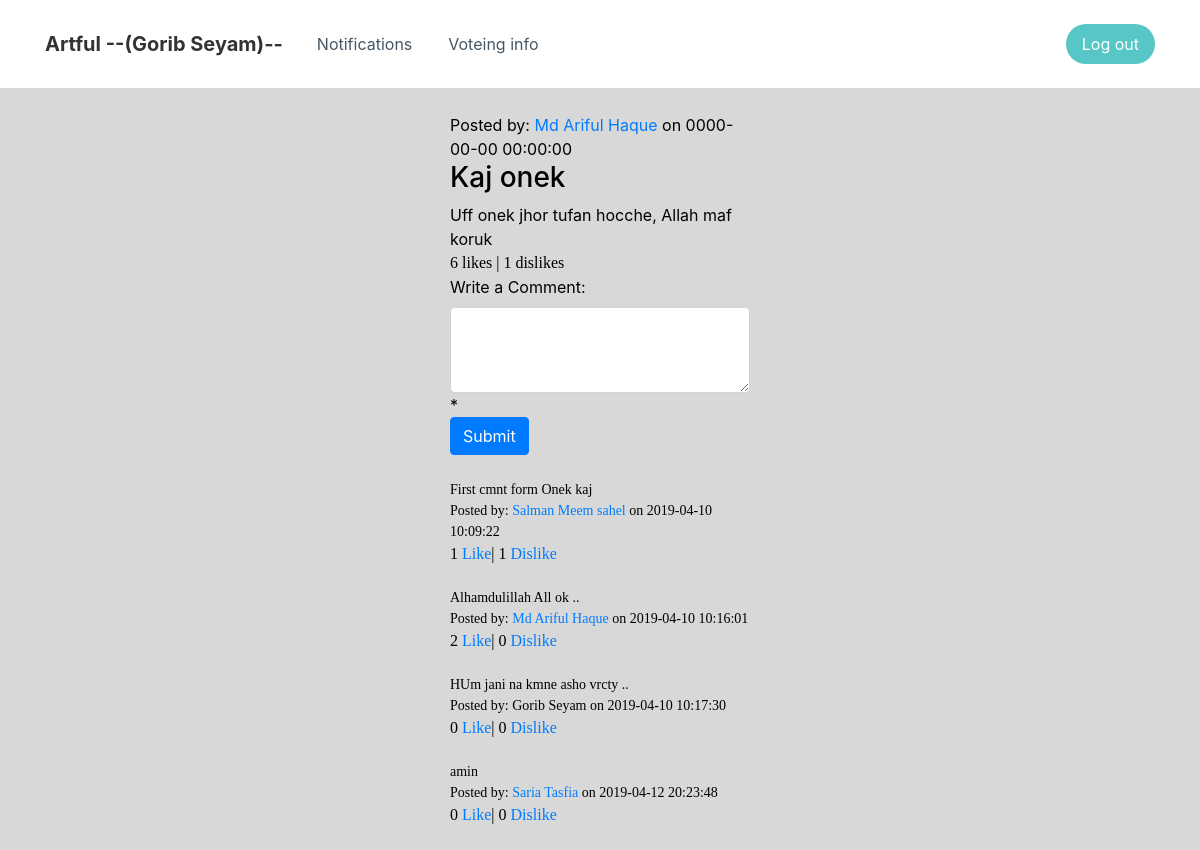
/cmnts.php?ditnmc=2 (signed in), run on the app's committed database.
### tables this page shows
CREATE TABLE `alluser` (
  `id` int(11) DEFAULT NULL,
  `nid` int(11) NOT NULL,
  `email` varchar(15) DEFAULT NULL,
  `pass` varchar(30) DEFAULT NULL,
  `name` varchar(40) DEFAULT NULL,
  `fname` varchar(40) DEFAULT NULL,
  `mname` varchar(40) DEFAULT NULL,
  `gender` varchar(10) DEFAULT NULL,
  `bday` date DEFAULT NULL,
  `addr` varchar(70) DEFAULT NULL,
  `ac_post` int(11) NOT NULL,
  `re_post` int(11) NOT NULL,
  `is_admin` tinyint(1) NOT NULL DEFAULT '0',
  `admin_req` tinyint(1) NOT NULL DEFAULT '0',
  `reqTime` datetime DEFAULT NULL
);

CREATE TABLE `post` (
  `id` int(11) DEFAULT NULL,
  `p_id` int(11) NOT NULL,
  `post_titel` varchar(50) NOT NULL,
  `post_text` varchar(1000) DEFAULT NULL,
  `likee` int(11) DEFAULT '0',
  `dislike` int(11) DEFAULT '0',
  `has_cmnt` tinyint(1) NOT NULL DEFAULT '0',
  `post_time` datetime NOT NULL
);

CREATE TABLE `cmnt2` (
  `cmnt_text` varchar(300) DEFAULT NULL,
  `likee` int(11) DEFAULT NULL,
  `dislike` int(11) DEFAULT NULL,
  `name` varchar(30) DEFAULT NULL,
  `id` int(11) DEFAULT NULL,
  `cmnt_time` datetime DEFAULT NULL
);

### cmnts.php (the view, shortened to what this page needs)
<?php
    include "Temp/connectdb.php";
    $link2 = mysqli_connect('localhost' , 'Artful' , 'a1234', 'comment') or die("cannot connect");
    $userName = $_SESSION['username'];
    $userID = $_SESSION['userid'];
    $cmntID =   $_SESSION['cmntID'];
    $cmntErr ='';
    $post = '';
    $post_like = '';
    $post_dislike = '';
    $post_time = '';
    $post_title = '';
    $post_by = '';
    $posterID = '';
    $nocmnt = true;
    $sql = "SELECT * FROM `post` where p_id = '$cmntID'";
    $hold = mysqli_query($link , $sql);
     if(!$hold){
       echo "problem on database.!!";
     }else{
       $res  = mysqli_fetch_all($hold, MYSQLI_ASSOC);
       if(!array_filter($res)){
           echo "NO value found.!!";
       }
       else {
         $post = $res[0]['post_text'];
         $post_like = $res[0]['likee'];
         $post_dislike = $res[0]['dislike'];
         $post_time = $res[0]['post_time'];
         $post_title = $res[0]['post_titel'];
         $posterID = $res[0]['id'];
         if($res[0]['has_cmnt'])$nocmnt = false;
         $sql = "SELECT name FROM `alluser` where id = '$posterID'";
         $res  = mysqli_fetch_all(mysqli_query($link , $sql), MYSQLI_ASSOC);
         $post_by = $res[0]['name'];
       }
     }
     if(!$nocmnt){
       $tablename = "cmnt".$cmntID;
       $sql = "SELECT * FROM `{$tablename}` ORDER BY cmnt_time  ASC ";
       $hold = mysqli_query($link2 , $sql);
        if(!$hold){
          echo "Problem on Database.!!!!";
           $nocmnt = true;
        }else{
          $res  = mysqli_fetch_all($hold, MYSQLI_ASSOC);
        }
     }
?>
<!DOCTYPE html>
<html lang="en">
<head>
  <link rel="stylesheet" href="assets/bootstrap/css/bootstrap.min.css">
  <link rel="stylesheet" href="assets/css/Navigation-with-Button.css">
  <link rel="stylesheet" href="assets/css/Profile-Card-1.css">
  <link rel="stylesheet" href="assets/css/styles.css">
  <link rel="stylesheet" href="https://cdnjs.cloudflare.com/ajax/libs/font-awesome/4.7.0/css/font-awesome.min.css">
</head>
<body>
  <nav class="navbar navbar-light navbar-expand-md navigation-clean-button">
      <div class="container"><a class="navbar-brand" href="#">Artful <?php echo '  --('.$userName.')--' ?></a>
          <div class="collapse navbar-collapse"
              id="navcol-1">
              <ul class="nav navbar-nav mr-auto">
                  <li class="nav-item" role="presentation">
                    <a class="nav-link" target="_blank" href="https://yts.am/">Notifications</a></li>
                  <li class="nav-item" role="presentation">
                    <a class="nav-link" href="#">Voteing info</a></li>
              </ul>
              <span class="navbar-text actions">
                <a class="btn btn-light action-button" role="button" href='cmnts.php?out=true'>Log out</a>
              </span><b></b>
            </div>
      </div>
  </nav>
<div>
  <div class="profileContents_" id="allposts">
    <div class="leftallignedcontents" id="posts">
      <div id="POST_ID_01">
        <div>Posted by:
          <?php
          if($posterID == $userID) echo "<b>$userName</b>";
           else echo '<a target="_blank" href="visitor.php?dit='.$posterID.'"> '.$post_by.'</a>';
           ?>
           on <?php echo "$post_time"; ?></div>
        <h3> <?php echo $post_title;  ?></h3>
        <?php echo $post; ?>
          <br>
        <div class="LikesDislikes"><?php echo $post_like ?> likes | <?php echo $post_dislike ?> dislikes <br></div>
        <form method="post" action="<?php echo htmlspecialchars($_SERVER["PHP_SELF"]);?>">
          <div class="form-group">
            <label for="exampleInputCmnt">Write a Comment:</label>
            <textarea class="form-control" id="exampleInputCmnt" rows="3" name="cmnt"></textarea>
            <span class="error- red">* <?php echo $cmntErr;?></span>
            <br>
          <button type="submit" class="btn btn-primary" name="submit">Submit</button>
          <br>
        </form>
        <br>
        <?php if(!$nocmnt){
          foreach ($res as $data) {
            $vid = $data['id']; ?>
        <div class="Comments">
          <div id="comment_POSTID_COMMENTID">
            <?php echo $data['cmnt_text']; ?>
              <div>Posted by:
              <?php
                  if($userName == $data['name']) echo $userName;
                  else {
                    echo '<a target="_blank" href="visitor.php?dit='.$vid.'"> '.$data["name"].'</a>';
                  }
               ?>
                on <?php   echo $data['cmnt_time'] ?> </div>
            <div class="LikesDislikes"><?php echo $data['likee'] ?> <?php echo '<a href="cmnts.php?ditnmc='.$cmntID.'&lk='.$vid.'&st='.$data["likee"].'">Like</a>'; ?>| <?php echo $data['dislike'] ?> <?php echo '<a href="cmnts.php?ditnmc='.$cmntID.'&dlk='.$vid.'&st='.$data["dislike"].'">Dislike</a>'; ?> <br></div>
            <br>
          </div>
        <?php }
      }else {
        echo "<h2>Upss. no comment!</h2>";
      } ?>
        </div>
      </div>
    </div>
  </div>
</div>
</body>
</html>

### assets/css/Navigation-with-Button.css (style rules this page uses)
.navigation-clean-button { background:#fff; padding-top:.75rem; padding-bottom:.75rem; color:#333; border-radius:0; box-shadow:none; border:none; margin-bottom:0; }
@media (min-width:768px) { .navigation-clean-button { padding-top:1rem; padding-bottom:1rem; } }
.navigation-clean-button .navbar-brand { font-weight:bold; color:inherit; }
.navigation-clean-button .navbar-collapse, .navigation-clean-button .form-inline { border-top-color:#ddd; }
.navigation-clean-button.navbar .navbar-nav .nav-link { padding-left:18px; padding-right:18px; }
.navigation-clean-button.navbar-light .navbar-nav .nav-link { color:#465765; }
.navigation-clean-button .navbar-text .action-button, .navigation-clean-button .navbar-text .action-button:active, .navigation-clean-button .navbar-text .action-button:hover { background:#56c6c6; border-radius:20px; font-size:inherit; color:#fff; box-shadow:none; border:none; text-shadow:none; padding:.5rem 1rem; transition:background-color 0.25s; font-size:inherit; }

### cmnts.php (style rules this page uses)
.profileContents_ { margin: 25px 450px 75px; color: black; text-align: center; }
.leftallignedcontents { text-align: left; }
.Comments { font-size: 14px; font-family:cursive; }
.LikesDislikes { font-size: 16px; font-family: serif; }
body { background-color: #D8D8D8; background-image: url("img/bg.png"); background-position: center; background-repeat: repeat-y; margin:auto; }

### data on the page
alluser: name "Md Ariful Haque"
post: post_time "0000-00-00 00:00:00", post_titel "Kaj onek", post_text "Uff onek jhor tufan hocche, Allah maf koruk", likee "6", dislike "1"
cmnt2: cmnt_text "First cmnt form Onek kaj", name "Salman Meem sahel", cmnt_time "2019-04-10 10:09:22", likee "1", dislike "1"
cmnt2: cmnt_text "Alhamdulillah All ok ..", name "Md Ariful Haque", cmnt_time "2019-04-10 10:16:01", likee "2", dislike "0"
cmnt2: cmnt_text "HUm jani na kmne asho vrcty ..", cmnt_time "2019-04-10 10:17:30", likee "0", dislike "0"
cmnt2: cmnt_text "amin", name "Saria Tasfia", cmnt_time "2019-04-12 20:23:48", likee "0", dislike "0"

### other printed values
$userName "Gorib Seyam"
